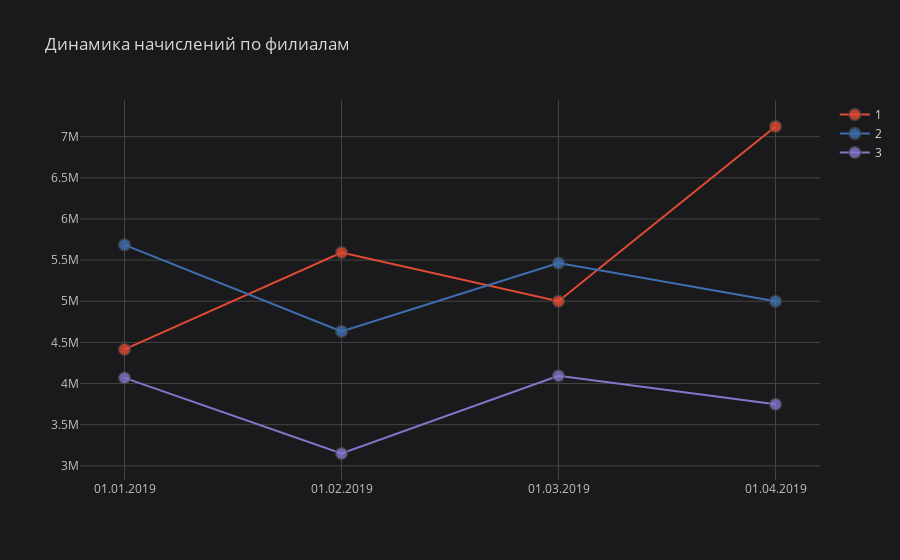

Notebook cell for this chart:
### Code cell
df[['Month','Filial','Income']].groupby(['Month','Filial'], as_index=False).sum(
    ).iplot(x='Month', y='Income',
    mode='lines+markers',title='Динамика начислений по филиалам',
    categories='Filial', theme='space', colorscale='ggplot')

### Figure 1 — Plotly figure (JSON) as saved in the notebook; plotly's stock layout.template omitted (floating-point values rounded to 4 significant figures)
{"data": [{"marker": {"color": "rgba(226, 74, 51, 1.0)", "line": {"width": 1.3}, "opacity": 0.8, "size": 12, "symbol": "circle"}, "mode": "lines+markers", "name": "1", "textfont": {"color": "#D9D9D9"}, "type": "scatter", "x": ["01.01.2019", "01.02.2019", "01.03.2019", "01.04.2019"], "y": [4414519, 5592628, 4999848, 7123719]}, {"marker": {"color": "rgba(62, 111, 176, 1.0)", "line": {"width": 1.3}, "opacity": 0.8, "size": 12, "symbol": "circle"}, "mode": "lines+markers", "name": "2", "textfont": {"color": "#D9D9D9"}, "type": "scatter", "x": ["01.01.2019", "01.02.2019", "01.03.2019", "01.04.2019"], "y": [5685132, 4633727, 5463981, 4999212]}, {"marker": {"color": "rgba(132, 118, 202, 1.0)", "line": {"width": 1.3}, "opacity": 0.8, "size": 12, "symbol": "circle"}, "mode": "lines+markers", "name": "3", "textfont": {"color": "#D9D9D9"}, "type": "scatter", "x": ["01.01.2019", "01.02.2019", "01.03.2019", "01.04.2019"], "y": [4068811, 3149674, 4093737, 3748053]}], "layout": {"legend": {"bgcolor": "#1A1A1C", "font": {"color": "#D9D9D9"}}, "paper_bgcolor": "#1A1A1C", "plot_bgcolor": "#1A1A1C", "title": {"font": {"color": "#D9D9D9"}, "text": "Динамика начислений по филиалам"}, "xaxis": {"gridcolor": "#434343", "showgrid": true, "tickfont": {"color": "#C2C2C2"}, "title": {"font": {"color": "#D9D9D9"}, "text": ""}, "zerolinecolor": "#666570"}, "yaxis": {"gridcolor": "#434343", "showgrid": true, "tickfont": {"color": "#C2C2C2"}, "title": {"font": {"color": "#D9D9D9"}, "text": ""}, "zerolinecolor": "#666570"}}}
